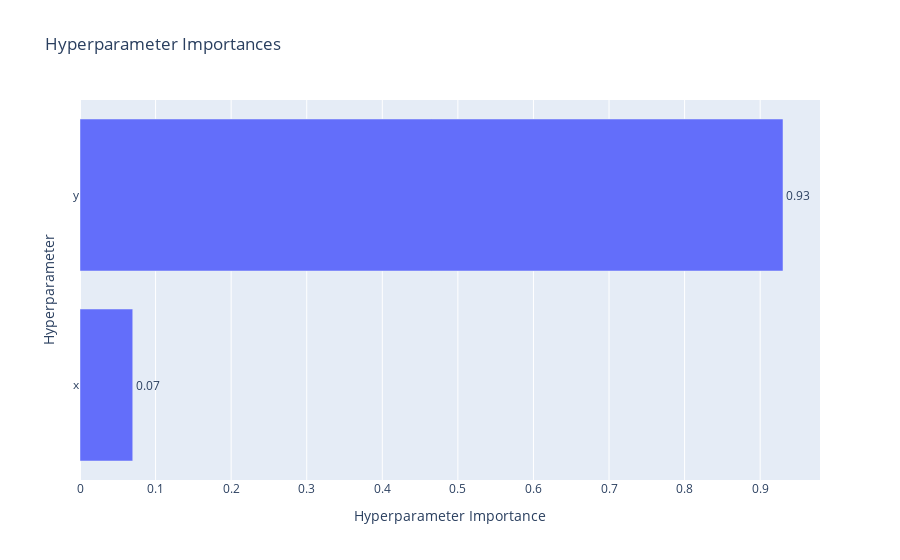

Notebook cell for this chart:
### Code cell
import optuna.visualization as vis

vis.plot_param_importances(study).show()        # plotly: 동적 그래프를 만들어줌

### Figure 1 — Plotly figure (JSON) as saved in the notebook; plotly's stock layout.template omitted (floating-point values rounded to 4 significant figures)
{"data": [{"cliponaxis": false, "hovertemplate": ["x (FloatDistribution): 0.06979680007506192<extra></extra>", "y (FloatDistribution): 0.930203199924938<extra></extra>"], "name": "Objective Value", "orientation": "h", "text": ["0.07", "0.93"], "textposition": "outside", "type": "bar", "x": [0.0698, 0.9302], "y": ["x", "y"]}], "layout": {"title": {"text": "Hyperparameter Importances"}, "xaxis": {"title": {"text": "Hyperparameter Importance"}}, "yaxis": {"title": {"text": "Hyperparameter"}}}}
